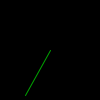
Frame 1 (no input)
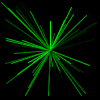
Frame 60 (the mouse pressed at the canvas centre just before this capture)
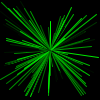
Frame 120 (the mouse held since frame 60 and released just before this capture)

The Processing sketch that drew these frames (run headless with seeded random() and noise(); from frame 60 on, the mouse is pressed at the canvas centre):

// Processing sketch: testing
// ── testing.pde
/**
 * Testing Arch linux setup
 * Example from:
 *     http://funprogramming.org/5-Light-speed-effect-change-line-colors.html
 */

void setup() {
  background(0);
}

void draw() {
  stroke(0, random(255), 0);

  line(50, 50, random(100), random(100));
}
